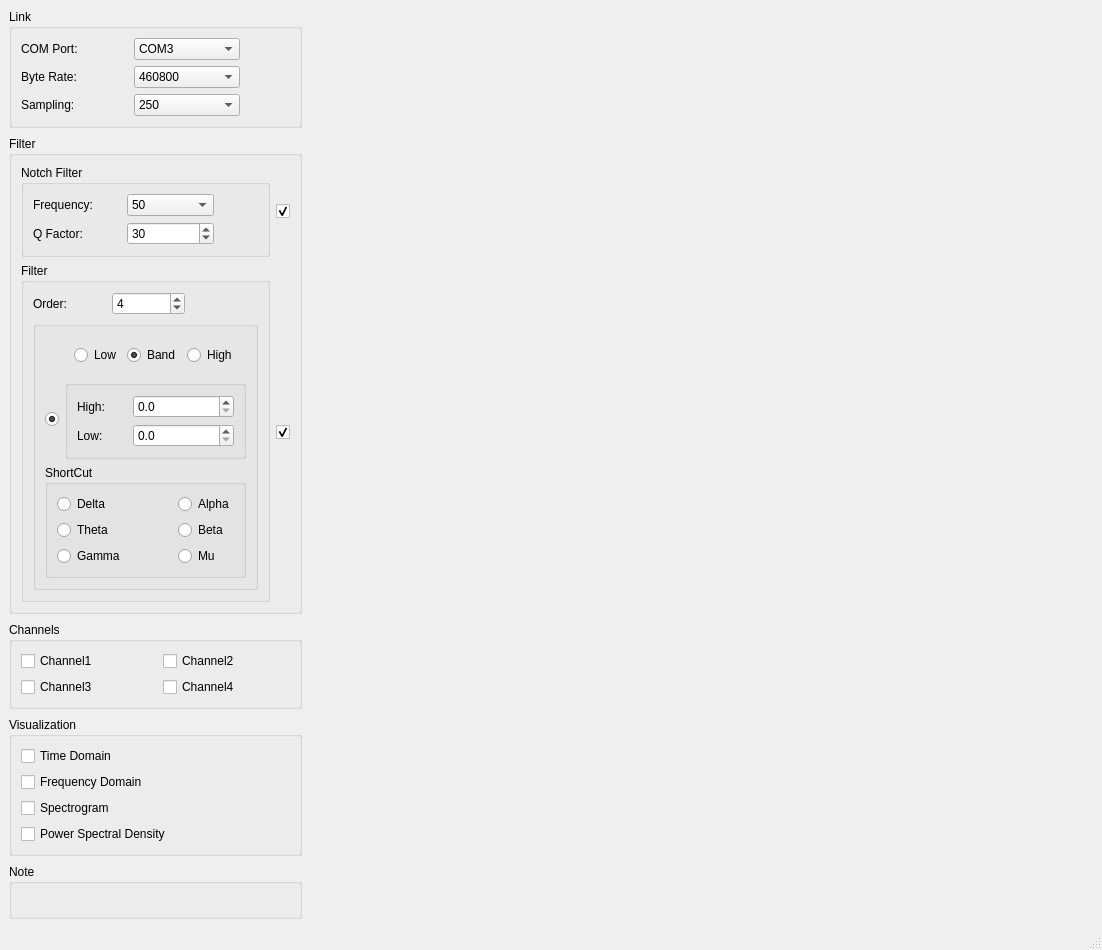
<?xml version="1.0" encoding="UTF-8"?>
<ui version="4.0">
 <class>MainWindow</class>
 <widget class="QMainWindow" name="MainWindow">
  <property name="geometry">
   <rect>
    <x>0</x>
    <y>0</y>
    <width>1102</width>
    <height>875</height>
   </rect>
  </property>
  <property name="windowTitle">
   <string>EEG-4Channels-Viewer</string>
  </property>
  <widget class="QWidget" name="centralwidget">
   <layout class="QGridLayout" name="gridLayout_2">
    <item row="0" column="0">
     <layout class="QHBoxLayout" name="horizontalLayout_2" stretch="1,7">
      <property name="sizeConstraint">
       <enum>QLayout::SetNoConstraint</enum>
      </property>
      <item>
       <layout class="QVBoxLayout" name="verticalLayout_3" stretch="7,25,5,8,5">
        <property name="spacing">
         <number>8</number>
        </property>
        <item>
         <widget class="QGroupBox" name="groupBox_link">
          <property name="sizePolicy">
           <sizepolicy hsizetype="Expanding" vsizetype="Expanding">
            <horstretch>0</horstretch>
            <verstretch>0</verstretch>
           </sizepolicy>
          </property>
          <property name="title">
           <string>Link</string>
          </property>
          <layout class="QHBoxLayout" name="horizontalLayout_6">
           <item>
            <layout class="QHBoxLayout" name="horizontalLayout" stretch="5,1">
             <item>
              <layout class="QGridLayout" name="gridLayout_7">
               <item row="0" column="0">
                <widget class="QLabel" name="label_10">
                 <property name="text">
                  <string>COM Port:</string>
                 </property>
                </widget>
               </item>
               <item row="2" column="0">
                <widget class="QLabel" name="label_12">
                 <property name="text">
                  <string>Sampling:</string>
                 </property>
                </widget>
               </item>
               <item row="1" column="0">
                <widget class="QLabel" name="label_11">
                 <property name="text">
                  <string>Byte Rate:</string>
                 </property>
                </widget>
               </item>
               <item row="0" column="1">
                <widget class="QComboBox" name="comboBox_port">
                 <item>
                  <property name="text">
                   <string>COM3</string>
                  </property>
                 </item>
                </widget>
               </item>
               <item row="1" column="1">
                <widget class="QComboBox" name="comboBox_baudrate">
                 <item>
                  <property name="text">
                   <string>460800</string>
                  </property>
                 </item>
                </widget>
               </item>
               <item row="2" column="1">
                <widget class="QComboBox" name="comboBox_fs">
                 <item>
                  <property name="text">
                   <string>250</string>
                  </property>
                 </item>
                 <item>
                  <property name="text">
                   <string>500</string>
                  </property>
                 </item>
                 <item>
                  <property name="text">
                   <string>1000</string>
                  </property>
                 </item>
                 <item>
                  <property name="text">
                   <string>1500</string>
                  </property>
                 </item>
                 <item>
                  <property name="text">
                   <string>2000</string>
                  </property>
                 </item>
                </widget>
               </item>
              </layout>
             </item>
             <item>
              <widget class="QPushButton" name="pushButton">
               <property name="sizePolicy">
                <sizepolicy hsizetype="Expanding" vsizetype="Expanding">
                 <horstretch>0</horstretch>
                 <verstretch>0</verstretch>
                </sizepolicy>
               </property>
               <property name="styleSheet">
                <string notr="true">QPushButton {
    border: none;
    background-color: transparent;
}</string>
               </property>
               <property name="text">
                <string/>
               </property>
               <property name="icon">
                <iconset>
                 <normaloff>images/start.png</normaloff>images/start.png</iconset>
               </property>
               <property name="iconSize">
                <size>
                 <width>30</width>
                 <height>30</height>
                </size>
               </property>
              </widget>
             </item>
            </layout>
           </item>
          </layout>
         </widget>
        </item>
        <item>
         <widget class="QGroupBox" name="groupBox_filter0">
          <property name="sizePolicy">
           <sizepolicy hsizetype="Expanding" vsizetype="Expanding">
            <horstretch>0</horstretch>
            <verstretch>0</verstretch>
           </sizepolicy>
          </property>
          <property name="title">
           <string>Filter</string>
          </property>
          <layout class="QVBoxLayout" name="verticalLayout_7">
           <item>
            <layout class="QGridLayout" name="gridLayout_3" rowstretch="1,2" columnstretch="9,1">
             <item row="0" column="1">
              <widget class="QCheckBox" name="checkBox_notch_filter">
               <property name="sizePolicy">
                <sizepolicy hsizetype="Expanding" vsizetype="Expanding">
                 <horstretch>0</horstretch>
                 <verstretch>0</verstretch>
                </sizepolicy>
               </property>
               <property name="text">
                <string/>
               </property>
               <property name="checked">
                <bool>true</bool>
               </property>
              </widget>
             </item>
             <item row="1" column="1">
              <widget class="QCheckBox" name="checkBox_filter">
               <property name="sizePolicy">
                <sizepolicy hsizetype="Expanding" vsizetype="Expanding">
                 <horstretch>0</horstretch>
                 <verstretch>0</verstretch>
                </sizepolicy>
               </property>
               <property name="text">
                <string/>
               </property>
               <property name="checked">
                <bool>true</bool>
               </property>
              </widget>
             </item>
             <item row="0" column="0">
              <widget class="QGroupBox" name="groupBox_notch">
               <property name="sizePolicy">
                <sizepolicy hsizetype="Expanding" vsizetype="Expanding">
                 <horstretch>0</horstretch>
                 <verstretch>0</verstretch>
                </sizepolicy>
               </property>
               <property name="title">
                <string>Notch Filter</string>
               </property>
               <layout class="QGridLayout" name="gridLayout_8" rowstretch="1,1,2,2,1" columnstretch="2,2,1">
                <item row="3" column="2">
                 <spacer name="horizontalSpacer_8">
                  <property name="orientation">
                   <enum>Qt::Horizontal</enum>
                  </property>
                  <property name="sizeHint" stdset="0">
                   <size>
                    <width>40</width>
                    <height>20</height>
                   </size>
                  </property>
                 </spacer>
                </item>
                <item row="2" column="2">
                 <spacer name="horizontalSpacer_7">
                  <property name="orientation">
                   <enum>Qt::Horizontal</enum>
                  </property>
                  <property name="sizeHint" stdset="0">
                   <size>
                    <width>40</width>
                    <height>20</height>
                   </size>
                  </property>
                 </spacer>
                </item>
                <item row="3" column="1">
                 <widget class="QSpinBox" name="spinBox_notch_q_factor">
                  <property name="sizePolicy">
                   <sizepolicy hsizetype="Expanding" vsizetype="Expanding">
                    <horstretch>0</horstretch>
                    <verstretch>0</verstretch>
                   </sizepolicy>
                  </property>
                  <property name="minimum">
                   <number>25</number>
                  </property>
                  <property name="maximum">
                   <number>40</number>
                  </property>
                  <property name="value">
                   <number>30</number>
                  </property>
                 </widget>
                </item>
                <item row="0" column="0">
                 <spacer name="verticalSpacer">
                  <property name="orientation">
                   <enum>Qt::Vertical</enum>
                  </property>
                  <property name="sizeHint" stdset="0">
                   <size>
                    <width>20</width>
                    <height>40</height>
                   </size>
                  </property>
                 </spacer>
                </item>
                <item row="3" column="0">
                 <widget class="QLabel" name="label_2">
                  <property name="sizePolicy">
                   <sizepolicy hsizetype="Expanding" vsizetype="Expanding">
                    <horstretch>0</horstretch>
                    <verstretch>0</verstretch>
                   </sizepolicy>
                  </property>
                  <property name="text">
                   <string>Q Factor:</string>
                  </property>
                 </widget>
                </item>
                <item row="2" column="1">
                 <widget class="QComboBox" name="comboBox_notch_freq">
                  <property name="sizePolicy">
                   <sizepolicy hsizetype="Expanding" vsizetype="Expanding">
                    <horstretch>0</horstretch>
                    <verstretch>0</verstretch>
                   </sizepolicy>
                  </property>
                  <item>
                   <property name="text">
                    <string>50</string>
                   </property>
                  </item>
                  <item>
                   <property name="text">
                    <string>60</string>
                   </property>
                  </item>
                 </widget>
                </item>
                <item row="2" column="0">
                 <widget class="QLabel" name="label">
                  <property name="sizePolicy">
                   <sizepolicy hsizetype="Expanding" vsizetype="Expanding">
                    <horstretch>0</horstretch>
                    <verstretch>0</verstretch>
                   </sizepolicy>
                  </property>
                  <property name="text">
                   <string>Frequency:</string>
                  </property>
                 </widget>
                </item>
                <item row="4" column="0">
                 <spacer name="verticalSpacer_2">
                  <property name="orientation">
                   <enum>Qt::Vertical</enum>
                  </property>
                  <property name="sizeHint" stdset="0">
                   <size>
                    <width>20</width>
                    <height>40</height>
                   </size>
                  </property>
                 </spacer>
                </item>
               </layout>
              </widget>
             </item>
             <item row="1" column="0">
              <widget class="QGroupBox" name="groupBox_filter">
               <property name="sizePolicy">
                <sizepolicy hsizetype="Expanding" vsizetype="Expanding">
                 <horstretch>0</horstretch>
                 <verstretch>0</verstretch>
                </sizepolicy>
               </property>
               <property name="title">
                <string>Filter</string>
               </property>
               <layout class="QGridLayout" name="gridLayout_9">
                <item row="0" column="0">
                 <layout class="QVBoxLayout" name="verticalLayout">
                  <item>
                   <layout class="QHBoxLayout" name="horizontalLayout_7" stretch="1,1,1">
                    <item>
                     <widget class="QLabel" name="label_3">
                      <property name="sizePolicy">
                       <sizepolicy hsizetype="Expanding" vsizetype="Expanding">
                        <horstretch>0</horstretch>
                        <verstretch>0</verstretch>
                       </sizepolicy>
                      </property>
                      <property name="text">
                       <string>Order:</string>
                      </property>
                     </widget>
                    </item>
                    <item>
                     <widget class="QSpinBox" name="spinBox_filter_order">
                      <property name="sizePolicy">
                       <sizepolicy hsizetype="Expanding" vsizetype="Expanding">
                        <horstretch>0</horstretch>
                        <verstretch>0</verstretch>
                       </sizepolicy>
                      </property>
                      <property name="minimum">
                       <number>1</number>
                      </property>
                      <property name="maximum">
                       <number>10</number>
                      </property>
                      <property name="value">
                       <number>4</number>
                      </property>
                     </widget>
                    </item>
                    <item>
                     <spacer name="horizontalSpacer_5">
                      <property name="orientation">
                       <enum>Qt::Horizontal</enum>
                      </property>
                      <property name="sizeHint" stdset="0">
                       <size>
                        <width>40</width>
                        <height>20</height>
                       </size>
                      </property>
                     </spacer>
                    </item>
                   </layout>
                  </item>
                  <item>
                   <widget class="QGroupBox" name="groupBox_filter_setting">
                    <property name="title">
                     <string/>
                    </property>
                    <layout class="QGridLayout" name="gridLayout_14">
                     <item row="0" column="0">
                      <layout class="QGridLayout" name="gridLayout_13" columnstretch="1,3">
                       <item row="1" column="1">
                        <widget class="QGroupBox" name="groupBox_filter_freq">
                         <layout class="QGridLayout" name="gridLayout_11" columnstretch="1,2">
                          <item row="1" column="1">
                           <widget class="QDoubleSpinBox" name="spinBox_filter_low_freq">
                            <property name="decimals">
                             <number>1</number>
                            </property>
                           </widget>
                          </item>
                          <item row="0" column="1">
                           <widget class="QDoubleSpinBox" name="spinBox_filter_high_freq">
                            <property name="decimals">
                             <number>1</number>
                            </property>
                           </widget>
                          </item>
                          <item row="1" column="0">
                           <widget class="QLabel" name="label_low">
                            <property name="text">
                             <string>Low:</string>
                            </property>
                           </widget>
                          </item>
                          <item row="0" column="0">
                           <widget class="QLabel" name="label_high">
                            <property name="text">
                             <string>High:</string>
                            </property>
                           </widget>
                          </item>
                         </layout>
                        </widget>
                       </item>
                       <item row="0" column="1">
                        <widget class="QWidget" name="widget_filter_type" native="true">
                         <layout class="QHBoxLayout" name="horizontalLayout_3">
                          <item>
                           <widget class="QRadioButton" name="radioButton_low">
                            <property name="text">
                             <string>Low</string>
                            </property>
                           </widget>
                          </item>
                          <item>
                           <widget class="QRadioButton" name="radioButton_band">
                            <property name="text">
                             <string>Band</string>
                            </property>
                            <property name="checked">
                             <bool>true</bool>
                            </property>
                           </widget>
                          </item>
                          <item>
                           <widget class="QRadioButton" name="radioButton_high">
                            <property name="text">
                             <string>High</string>
                            </property>
                           </widget>
                          </item>
                         </layout>
                        </widget>
                       </item>
                       <item row="1" column="0">
                        <widget class="QRadioButton" name="radioButton_filter">
                         <property name="text">
                          <string/>
                         </property>
                         <property name="checked">
                          <bool>true</bool>
                         </property>
                         <attribute name="buttonGroup">
                          <string notr="true">buttonGroup</string>
                         </attribute>
                        </widget>
                       </item>
                      </layout>
                     </item>
                     <item row="1" column="0">
                      <widget class="QGroupBox" name="groupBox_shortcut">
                       <property name="title">
                        <string>ShortCut</string>
                       </property>
                       <layout class="QGridLayout" name="gridLayout_15">
                        <item row="1" column="2">
                         <widget class="QRadioButton" name="radioButton_beta">
                          <property name="text">
                           <string>Beta</string>
                          </property>
                          <attribute name="buttonGroup">
                           <string notr="true">buttonGroup</string>
                          </attribute>
                         </widget>
                        </item>
                        <item row="0" column="0">
                         <widget class="QRadioButton" name="radioButton_delta">
                          <property name="text">
                           <string>Delta</string>
                          </property>
                          <attribute name="buttonGroup">
                           <string notr="true">buttonGroup</string>
                          </attribute>
                         </widget>
                        </item>
                        <item row="2" column="0">
                         <widget class="QRadioButton" name="radioButton_gamma">
                          <property name="text">
                           <string>Gamma</string>
                          </property>
                          <attribute name="buttonGroup">
                           <string notr="true">buttonGroup</string>
                          </attribute>
                         </widget>
                        </item>
                        <item row="2" column="2">
                         <widget class="QRadioButton" name="radioButton_mu">
                          <property name="text">
                           <string>Mu</string>
                          </property>
                          <attribute name="buttonGroup">
                           <string notr="true">buttonGroup</string>
                          </attribute>
                         </widget>
                        </item>
                        <item row="1" column="0">
                         <widget class="QRadioButton" name="radioButton_theta">
                          <property name="text">
                           <string>Theta</string>
                          </property>
                          <attribute name="buttonGroup">
                           <string notr="true">buttonGroup</string>
                          </attribute>
                         </widget>
                        </item>
                        <item row="1" column="1">
                         <spacer name="horizontalSpacer_4">
                          <property name="orientation">
                           <enum>Qt::Horizontal</enum>
                          </property>
                          <property name="sizeHint" stdset="0">
                           <size>
                            <width>40</width>
                            <height>20</height>
                           </size>
                          </property>
                         </spacer>
                        </item>
                        <item row="2" column="1">
                         <spacer name="horizontalSpacer_6">
                          <property name="orientation">
                           <enum>Qt::Horizontal</enum>
                          </property>
                          <property name="sizeHint" stdset="0">
                           <size>
                            <width>40</width>
                            <height>20</height>
                           </size>
                          </property>
                         </spacer>
                        </item>
                        <item row="0" column="1">
                         <spacer name="horizontalSpacer_3">
                          <property name="orientation">
                           <enum>Qt::Horizontal</enum>
                          </property>
                          <property name="sizeHint" stdset="0">
                           <size>
                            <width>40</width>
                            <height>20</height>
                           </size>
                          </property>
                         </spacer>
                        </item>
                        <item row="0" column="2">
                         <widget class="QRadioButton" name="radioButton_alpha">
                          <property name="text">
                           <string>Alpha</string>
                          </property>
                          <attribute name="buttonGroup">
                           <string notr="true">buttonGroup</string>
                          </attribute>
                         </widget>
                        </item>
                       </layout>
                      </widget>
                     </item>
                    </layout>
                   </widget>
                  </item>
                 </layout>
                </item>
               </layout>
              </widget>
             </item>
            </layout>
           </item>
          </layout>
         </widget>
        </item>
        <item>
         <widget class="QGroupBox" name="groupBox_channels">
          <property name="sizePolicy">
           <sizepolicy hsizetype="Expanding" vsizetype="Expanding">
            <horstretch>0</horstretch>
            <verstretch>0</verstretch>
           </sizepolicy>
          </property>
          <property name="title">
           <string>Channels</string>
          </property>
          <layout class="QGridLayout" name="gridLayout_4">
           <item row="0" column="0">
            <layout class="QGridLayout" name="gridLayout">
             <property name="horizontalSpacing">
              <number>15</number>
             </property>
             <item row="0" column="0">
              <widget class="QCheckBox" name="checkBox_channel1">
               <property name="sizePolicy">
                <sizepolicy hsizetype="Expanding" vsizetype="Expanding">
                 <horstretch>0</horstretch>
                 <verstretch>0</verstretch>
                </sizepolicy>
               </property>
               <property name="text">
                <string>Channel1</string>
               </property>
              </widget>
             </item>
             <item row="0" column="1">
              <widget class="QCheckBox" name="checkBox_channel2">
               <property name="sizePolicy">
                <sizepolicy hsizetype="Expanding" vsizetype="Expanding">
                 <horstretch>0</horstretch>
                 <verstretch>0</verstretch>
                </sizepolicy>
               </property>
               <property name="text">
                <string>Channel2</string>
               </property>
              </widget>
             </item>
             <item row="1" column="0">
              <widget class="QCheckBox" name="checkBox_channel3">
               <property name="sizePolicy">
                <sizepolicy hsizetype="Expanding" vsizetype="Expanding">
                 <horstretch>0</horstretch>
                 <verstretch>0</verstretch>
                </sizepolicy>
               </property>
               <property name="text">
                <string>Channel3</string>
               </property>
              </widget>
             </item>
             <item row="1" column="1">
              <widget class="QCheckBox" name="checkBox_channel4">
               <property name="sizePolicy">
                <sizepolicy hsizetype="Expanding" vsizetype="Expanding">
                 <horstretch>0</horstretch>
                 <verstretch>0</verstretch>
                </sizepolicy>
               </property>
               <property name="text">
                <string>Channel4</string>
               </property>
              </widget>
             </item>
            </layout>
           </item>
          </layout>
         </widget>
        </item>
        <item>
         <widget class="QGroupBox" name="groupBox_visual">
          <property name="sizePolicy">
           <sizepolicy hsizetype="Expanding" vsizetype="Expanding">
            <horstretch>0</horstretch>
            <verstretch>0</verstretch>
           </sizepolicy>
          </property>
          <property name="title">
           <string>Visualization</string>
          </property>
          <layout class="QHBoxLayout" name="horizontalLayout_5">
           <item>
            <layout class="QVBoxLayout" name="verticalLayout_5">
             <property name="sizeConstraint">
              <enum>QLayout::SetNoConstraint</enum>
             </property>
             <item>
              <widget class="QCheckBox" name="checkBox_time">
               <property name="sizePolicy">
                <sizepolicy hsizetype="Expanding" vsizetype="Expanding">
                 <horstretch>0</horstretch>
                 <verstretch>0</verstretch>
                </sizepolicy>
               </property>
               <property name="text">
                <string>Time Domain</string>
               </property>
              </widget>
             </item>
             <item>
              <widget class="QCheckBox" name="checkBox_freq">
               <property name="sizePolicy">
                <sizepolicy hsizetype="Expanding" vsizetype="Expanding">
                 <horstretch>0</horstretch>
                 <verstretch>0</verstretch>
                </sizepolicy>
               </property>
               <property name="text">
                <string>Frequency Domain</string>
               </property>
              </widget>
             </item>
             <item>
              <widget class="QCheckBox" name="checkBox_spectrogram">
               <property name="sizePolicy">
                <sizepolicy hsizetype="Expanding" vsizetype="Expanding">
                 <horstretch>0</horstretch>
                 <verstretch>0</verstretch>
                </sizepolicy>
               </property>
               <property name="text">
                <string>Spectrogram</string>
               </property>
              </widget>
             </item>
             <item>
              <widget class="QCheckBox" name="checkBox_psd">
               <property name="sizePolicy">
                <sizepolicy hsizetype="Expanding" vsizetype="Expanding">
                 <horstretch>0</horstretch>
                 <verstretch>0</verstretch>
                </sizepolicy>
               </property>
               <property name="text">
                <string>Power Spectral Density</string>
               </property>
              </widget>
             </item>
            </layout>
           </item>
          </layout>
         </widget>
        </item>
        <item>
         <widget class="QGroupBox" name="groupBox_note">
          <property name="sizePolicy">
           <sizepolicy hsizetype="Expanding" vsizetype="Expanding">
            <horstretch>0</horstretch>
            <verstretch>0</verstretch>
           </sizepolicy>
          </property>
          <property name="title">
           <string>Note</string>
          </property>
          <layout class="QGridLayout" name="gridLayout_6">
           <item row="0" column="0">
            <widget class="QLabel" name="label_msg">
             <property name="sizePolicy">
              <sizepolicy hsizetype="Expanding" vsizetype="Expanding">
               <horstretch>0</horstretch>
               <verstretch>0</verstretch>
              </sizepolicy>
             </property>
             <property name="text">
              <string/>
             </property>
             <property name="alignment">
              <set>Qt::AlignCenter</set>
             </property>
            </widget>
           </item>
          </layout>
         </widget>
        </item>
       </layout>
      </item>
      <item>
       <widget class="QWidget" name="visualWidget" native="true">
        <property name="sizePolicy">
         <sizepolicy hsizetype="Expanding" vsizetype="Expanding">
          <horstretch>0</horstretch>
          <verstretch>0</verstretch>
         </sizepolicy>
        </property>
       </widget>
      </item>
     </layout>
    </item>
   </layout>
  </widget>
  <widget class="QMenuBar" name="menubar">
   <property name="geometry">
    <rect>
     <x>0</x>
     <y>0</y>
     <width>1102</width>
     <height>23</height>
    </rect>
   </property>
  </widget>
  <widget class="QStatusBar" name="statusbar"/>
 </widget>
 <resources/>
 <connections/>
 <buttongroups>
  <buttongroup name="buttonGroup"/>
 </buttongroups>
</ui>
